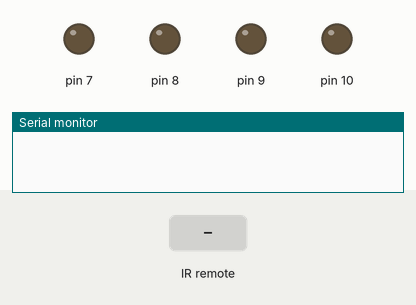
This sketch was run on a simulated Arduino Uno, built with avr-gcc and run on an emulated ATmega328P. Shown: output pins drawn as LEDs (lit = HIGH), the last lines printed to the serial monitor. Inputs (shaded band) come from the test bench.

Above: at 1.2 s.
1.3 s: infrared code 0xFF18E7 received
At 1.7 s:
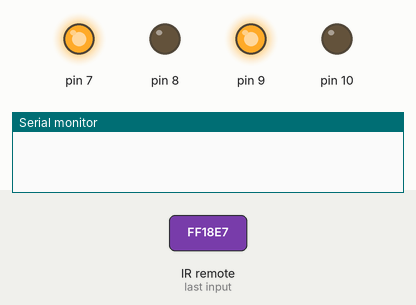
3.3 s: infrared code 0xFF10EF received
At 3.7 s:
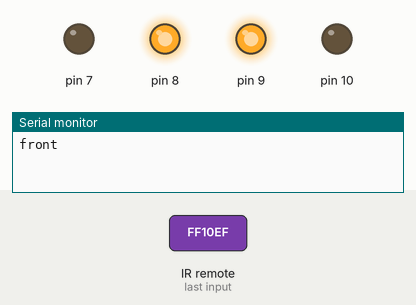
5.3 s: infrared code 0xFF5AA5 received
At 5.7 s:
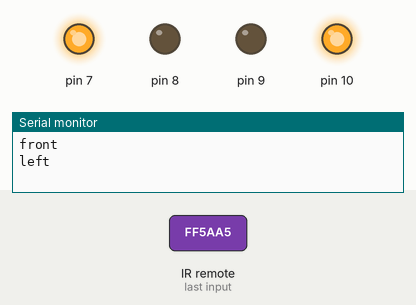
7.3 s: infrared code 0xFF4AB5 received
At 7.7 s:
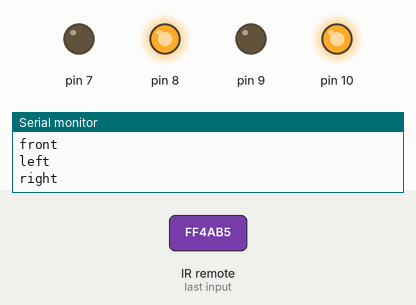
Timing chart, 0 to 10.3 s (numbered marks = the images above; inputs shaded):
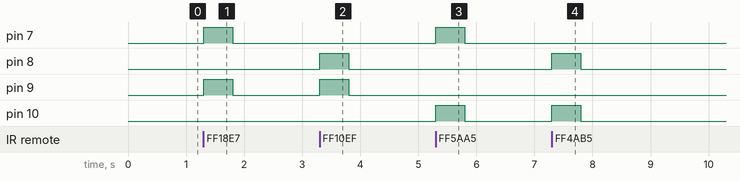

Measured:
- after the input at 1.3 s, pin 7, pin 9: LOW → HIGH at once, → LOW 0.50 s later
- after the input at 3.3 s, pin 8, pin 9: LOW → HIGH at once, → LOW 0.50 s later
- after the input at 5.3 s, pin 7, pin 10: LOW → HIGH at once, → LOW 0.50 s later
- after the input at 7.3 s, pin 8, pin 10: LOW → HIGH at once, → LOW 0.50 s later

The sketch:

Motor_control_using_Infrared_sensor.ino
```cpp
// (licence header left out)
#include <IRremote.h>

int RECV_PIN =3;

IRrecv irrecv(RECV_PIN);

decode_results results;

void setup()
{
  Serial.begin(9600);
  irrecv.enableIRIn(); // Start the receiver
    pinMode(7, OUTPUT);   //모터드라이버 모터4핀
  pinMode(8, OUTPUT);   //모터드라이버 모터3핀
  pinMode(9, OUTPUT);   //모터드라이버 모터2핀
  pinMode(10, OUTPUT);   //모터드라이버 모터1핀
}

// Dumps out the decode_results structure.
// Call this after IRrecv::decode()
// void * to work around compiler issue
//void dump(void *v) {
//  decode_results *results = (decode_results *)v
void car_front(){
       // Serial.println("FRONT");      //시리얼 모니터에 FRONT 문 출력
        digitalWrite(7,HIGH);         //
      digitalWrite(8,LOW);          //모터 1,2 정방향 회전 (직진)
      digitalWrite(9,HIGH);         //
      digitalWrite(10,LOW);          //
      delay(500);                          //5초간 회전
      digitalWrite(7,LOW);          //
      digitalWrite(8,LOW);          //모터 1,2 정지
      digitalWrite(9,LOW);          //
      digitalWrite(10,LOW);          //
}
void car_back(){

      //Serial.println("BACK");        //시리얼 모니터에 BACK 문 출력
      digitalWrite(7,LOW);           //
      digitalWrite(8,HIGH);          //모터 1,2 역방향 회전 (후진)
      digitalWrite(9,LOW);           //
      digitalWrite(10,HIGH);          //
      delay(500);                          //5초간 회전
      digitalWrite(7,LOW);           //
      digitalWrite(8,LOW);           //모터 1,2 정지
      digitalWrite(9,LOW);           //
      digitalWrite(10,LOW);           //
}
void car_left(){
   // Serial.println("LEFT");        //시리얼 모니터에 LEFT 문 출력
      digitalWrite(7,LOW);           //
      digitalWrite(8,HIGH);           //모터 1 정지 / 모터 2 회전 (좌회전)
      digitalWrite(9,HIGH);          //
      digitalWrite(10,LOW);           //
      delay(500);                            //5초간 회전
      digitalWrite(7,LOW);           //
      digitalWrite(8,LOW);           //모터 1,2 정지
      digitalWrite(9,LOW);           //
      digitalWrite(10,LOW);           //
}
void car_right(){
      //  Serial.println("RIGHT");        //시리얼 모니터에 RIGHT 문 출력
      digitalWrite(7,HIGH);           //
      digitalWrite(8,LOW);            //모터 1 회전 / 모터 2 정지 (우회전)
      digitalWrite(9,LOW);            //
      digitalWrite(10,HIGH);            //
      delay(500);                            //5초간 회전
      digitalWrite(7,LOW);            //
      digitalWrite(8,LOW);            //모터 1,2 정지
      digitalWrite(9,LOW);            //
      digitalWrite(10,LOW);            //
}
void car_stop(){
      digitalWrite(7,LOW);           //
      digitalWrite(8,LOW);            //모터 1 회전 / 모터 2 정지 (우회전)
      digitalWrite(9,LOW);            //
      digitalWrite(10,LOW);            //
      delay(500);                            //5초간 회전
      digitalWrite(7,LOW);            //
      digitalWrite(8,LOW);            //모터 1,2 정지
      digitalWrite(9,LOW);            //
      digitalWrite(10,LOW);            //
}


void loop() {
  if (irrecv.decode(&results)) {
   // Serial.println(results.value, HEX);
    irrecv.resume(); // Receive the next value

    switch(results.value)
  {
    case 0xFF18E7 : //2
    car_front();
    Serial.println("front");
    break;
    case 0xFF10EF: //4
    car_left();
        Serial.println("left");
    break;
    case 0xFF5AA5: //6
    car_right();
        Serial.println("right");
    break;
    case 0xFF4AB5: //8
   car_back();
        Serial.println("back");
    break;
    case 0xFF38C7 :  //5
    car_stop();
        Serial.println("stop");
    break;

  }
}
}
```
